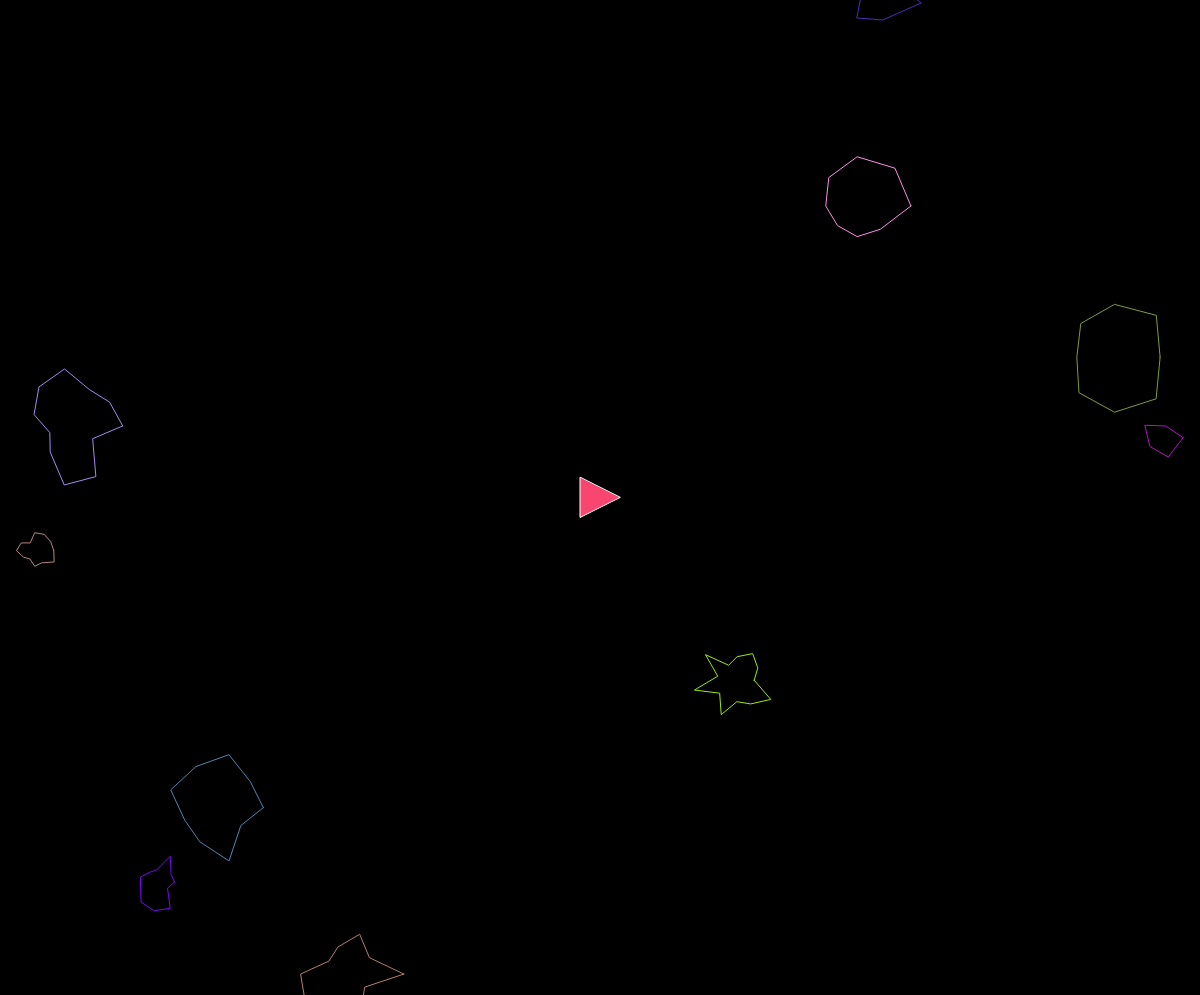
Frame 1 (no input)
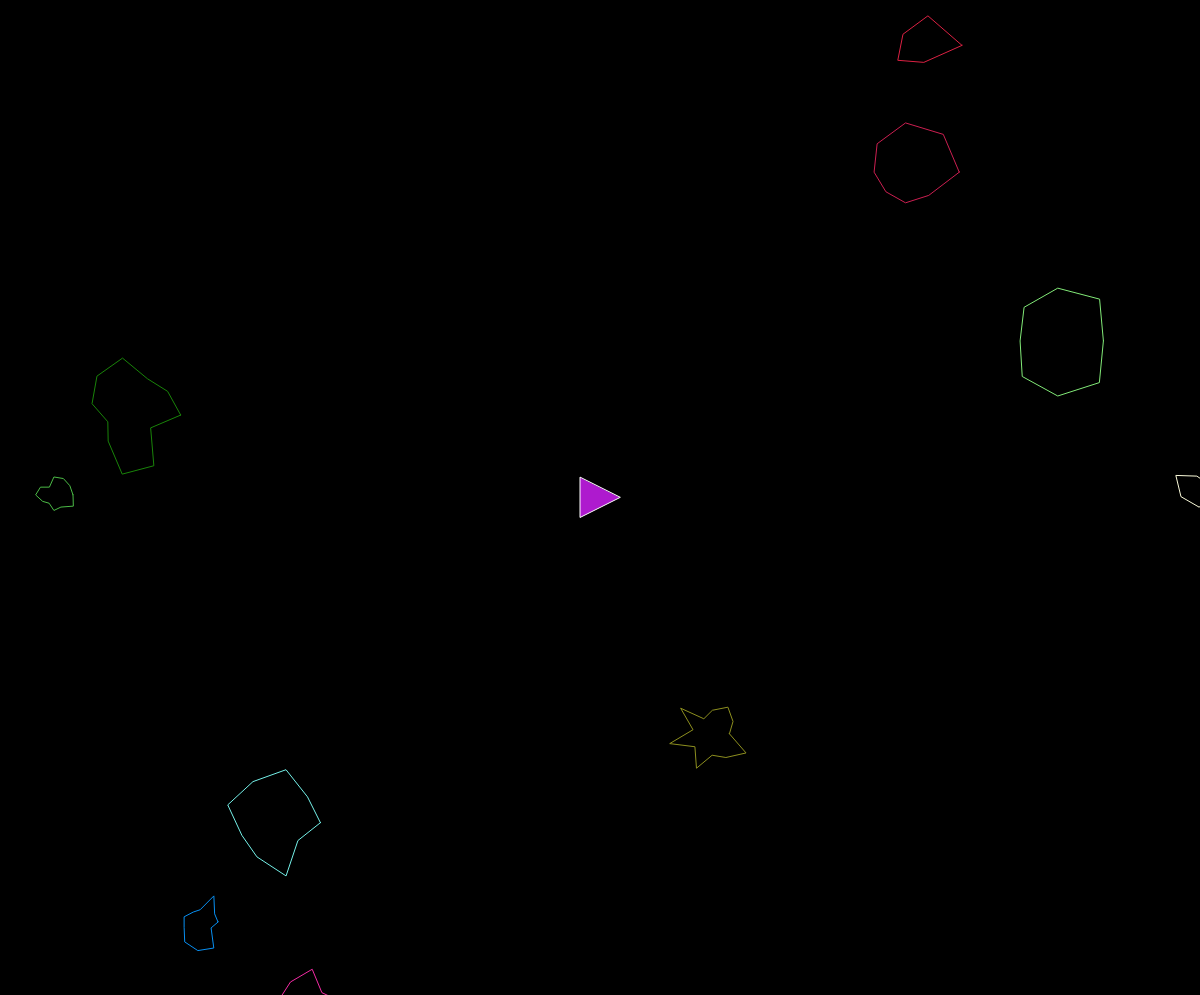
Frame 60 (no input)
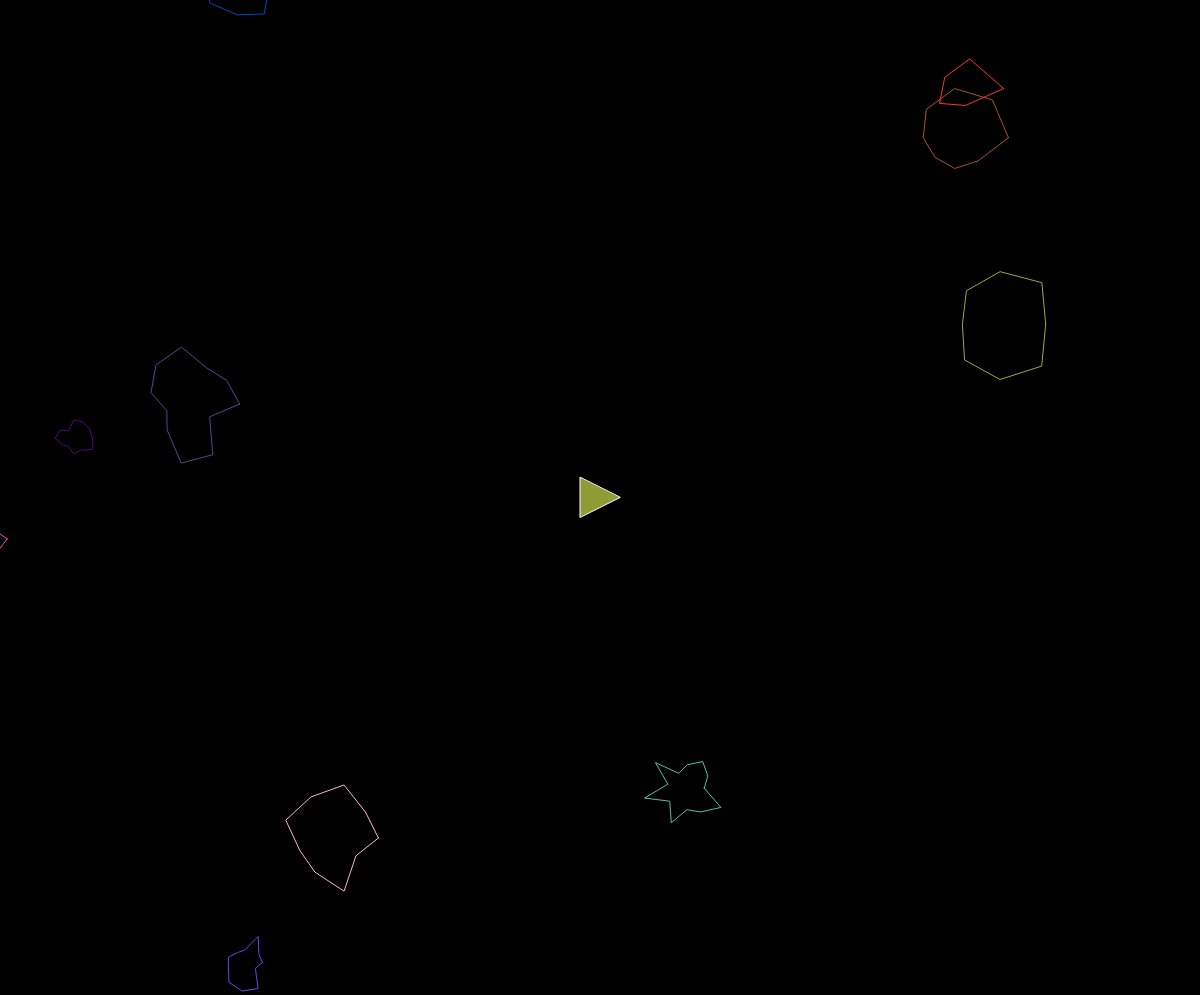
Frame 120 (the mouse pressed at the canvas centre since frame 60)

The p5.js sketch that drew these frames (run headless with seeded random() and noise() and a simulated clock; from frame 60 on, the mouse is pressed at the canvas centre):

// p5.js sketch
// ── sketch.js
var ship; // Défini la variable du vaisseau
var asteroids = [];
var lasers = [];
var pause = false;
var info = '';


function setup() {
  createCanvas(windowWidth, windowHeight-5);
  ship = new Ship();
  for (var i = 0; i < 10; i++) {
    asteroids.push(new Asteroid());
  }
}

function draw() {
  if(pause) {
    noLoop();
  }

  background(0);

  if (keyIsDown(RIGHT_ARROW)) {
    ship.setRotation(0.1);
  }

  if (keyIsDown(LEFT_ARROW)) {
    ship.setRotation(-0.1);
  }

  if (keyIsDown(UP_ARROW)) {
    ship.boosting(true);
  }

  if (keyIsDown('32')) {
    lasers.push(new Laser(ship.pos, ship.heading));
  }


  for (var i = lasers.length-1; i >= 0; i--) {
    lasers[i].render();
    lasers[i].update();
    if (lasers[i].offscreen()) {
      lasers.splice(i, 1);
    } else {
      for (var j = asteroids.length-1; j >= 0; j--) {
        if (lasers[i].hits(asteroids[j])) {
          if (asteroids[j].r > 10) {
            var newAsteroids = asteroids[j].breakup();
            asteroids = asteroids.concat(newAsteroids);
          }
          asteroids.splice(j, 1);
          lasers.splice(i, 1);
          break;
        }
      }
    }
  }

  ship.render();
  ship.turn();
  ship.update();
  ship.edges();

  textSize(16);
  fill(255, 0, 0);
  text(info, 10, 30);

  for (var i = 0; i < asteroids.length; i++) {
    if (ship.hits(asteroids[i])) {
      pause = true;
      ship.destroy()
      info = 'GAME OVER, PRESS R TO RESTART';
      console.log('ooops !');
      asteroids= [];
      break;
    }
    asteroids[i].render();
    asteroids[i].update();
    asteroids[i].edges();
  }
}

function keyReleased() {
  ship.setRotation(0);
  ship.boosting(false);
}

// function keyPressed() {
//   if (key == ' '){
//     lasers.push(new Laser(ship.pos, ship.heading));
//   }
// }


function keyTyped() {
  if ((key === 'R' || key === 'r')  &&  pause == true) {
    pause = false;
    ship = new Ship();
    asteroids = [];
    for (var i = 0; i < 10; i++) {
      asteroids.push(new Asteroid());
    }
    info = '';
    loop();
  }
}

// ── asteroid.js
var bgcolor;

function getRandomColor() {
  var letters = '0123456789ABCDEF';
  var color = '#';
  for (var i = 0; i < 6; i++) {
    color += letters[Math.floor(Math.random() * 16)];
  }
  return color;
}

function Asteroid(pos, r) {
  if (pos) {
    this.pos = pos.copy();
  } else {
    this.pos = createVector(random(width), random(height));
  }
  if (r) {
    this.r = r * 0.5;
  } else{
    this.r = random(15, 50);
  }


  this.vel = p5.Vector.random2D();
  this.total = floor(random(5, 15));
  this.offset = [];
  for (var i = 0; i < this.total; i++) {
    this.offset[i] = random(-this.r * 0.5, this.r * 0.5);
  }

  this.update = function() {
    this.pos.add(this.vel);
  }

  this.render = function() {
    push();
    bgcolor = getRandomColor();
    stroke(bgcolor);
    noFill();
    translate(this.pos.x, this.pos.y);
    //ellipse(0, 0, this.r * 2);
    beginShape();
    for (var i = 0; i < this.total; i++) {
      var angle = map(i, 0, this.total, 0, TWO_PI);
      var r = this.r + this.offset[i];
      var x = r * cos(angle);
      var y = r * sin(angle);
      vertex(x, y);
    }
    endShape(CLOSE);
    pop();
  }

  this.breakup = function() {
    var newA = [];
    newA[0] = new Asteroid(this.pos, this.r);
    newA[1] = new Asteroid(this.pos, this.r);
    return newA;
  }

  this.edges = function() {
    if (this.pos.x > width + this.r) {
      this.pos.x = -this.r;
    } else if (this.pos.x < -this.r) {
      this.pos.x = width + this.r;
    }
    if (this.pos.y > height + this.r) {
      this.pos.y = -this.r;
    } else if (this.pos.y < -this.r) {
      this.pos.y = height + this.r;
    }
  }
}

// ── laser.js
var bgcolor;

function getRandomColor() {
  var letters = '0123456789ABCDEF';
  var color = '#';
  for (var i = 0; i < 6; i++) {
    color += letters[Math.floor(Math.random() * 16)];
  }
  return color;
}

function Laser(spos, angle) {
  this.pos = createVector(spos.x, spos.y);
  this.vel = p5.Vector.fromAngle(angle);
  this.vel.mult(10);

  this.update = function() {
    this.pos.add(this.vel);
  }
  this.render = function() {
    push();
    bgcolor = getRandomColor();
    stroke(bgcolor);
    strokeWeight(6);
    point(this.pos.x, this.pos.y);
    pop();
  }

  this.hits = function(asteroid) {
    var d = dist(this.pos.x, this.pos.y, asteroid.pos.x, asteroid.pos.y);
    if (d < asteroid.r) {
      console.log('Hit !');
      return true;
    } else {
      return false;
    }
  }

  this.offscreen = function() {
    if (this.pos.x > width || this.pos.x < 0) {
      return true;
    }
    if (this.pos.y > height || this.pos.y < 0) {
      return true;
    } else {
      return false;
    }
  }
}

// ── ship.js
var bgcolor;

function getRandomColor() {
  var letters = '0123456789ABCDEF';
  var color = '#';
  for (var i = 0; i < 6; i++) {
    color += letters[Math.floor(Math.random() * 16)];
  }
  return color;
}

function Ship() {
  this.pos = createVector(width/2, height/2);
  this.r = 20;
  this.heading = 0;
  this.rotation = 0;
  this.vel = createVector(0, 0);
  this.isBoosting = false;
  this.isDestroyed = false;

  this.boosting = function(b) {
    this.isBoosting = b;
  }

  this.update = function() {
    if (this.isBoosting) {
      this.boost();
    }
    this.pos.add(this.vel);
    this.vel.mult(0.99);
  }

  this.boost = function() {
    var force = p5.Vector.fromAngle(this.heading);
    force.mult(0.1);
    this.vel.add(force);
  }

  this.hits = function(asteroid) {
    var d = dist(this.pos.x, this.pos.y, asteroid.pos.x, asteroid.pos.y);
    if (d < this.r + asteroid.r) {
      // console.log('ooops !');
      return true;
    } else {
      return false;
    }
  }

  this.render = function(){
    if (this.isDestroyed) {
      return;
    }
    push();
    translate(this.pos.x, this.pos.y);
    rotate(this.heading + PI / 2);
    bgcolor = getRandomColor();
    fill(bgcolor);
    stroke(255);
    triangle(-this.r, this.r, this.r, this.r, 0, -this.r);
    pop();
  }

  this.edges = function() {
    if (this.pos.x > width + this.r) {
      this.pos.x = -this.r;
    } else if (this.pos.x < -this.r) {
      this.pos.x = width + this.r;
    }
    if (this.pos.y > height + this.r) {
      this.pos.y = -this.r;
    } else if (this.pos.y < -this.r) {
      this.pos.y = height + this.r;
    }
  }

  this.setRotation = function(a){
    this.rotation = a;
  }

  this.turn = function() {
    this.heading += this.rotation;
  }

  this.destroy = function() {
     this.isDestroyed = true;
  }

}
